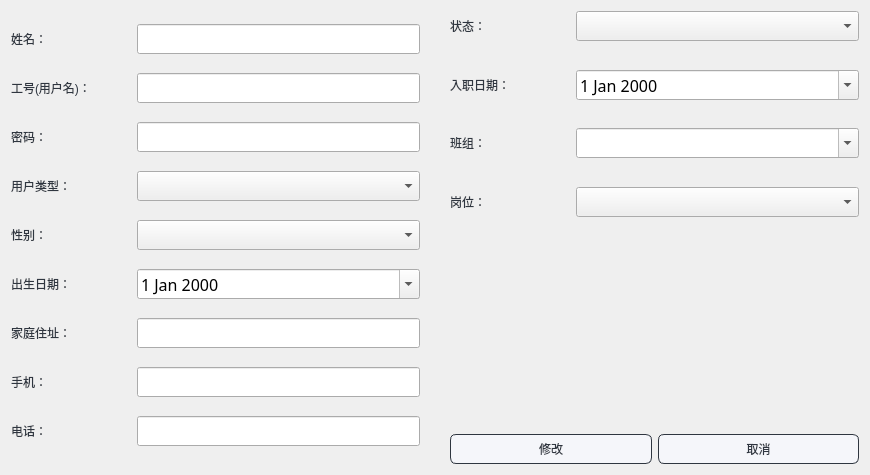
<?xml version="1.0" encoding="UTF-8"?>
<ui version="4.0">
 <class>changeUser</class>
 <widget class="QDialog" name="changeUser">
  <property name="geometry">
   <rect>
    <x>0</x>
    <y>0</y>
    <width>870</width>
    <height>475</height>
   </rect>
  </property>
  <property name="minimumSize">
   <size>
    <width>870</width>
    <height>475</height>
   </size>
  </property>
  <property name="maximumSize">
   <size>
    <width>870</width>
    <height>475</height>
   </size>
  </property>
  <property name="windowTitle">
   <string>Dialog</string>
  </property>
  <property name="styleSheet">
   <string notr="true">QLabel
{
font: 12pt &quot;微软雅黑&quot;;
    color: #2f3640;
}</string>
  </property>
  <layout class="QGridLayout" name="gridLayout">
   <item row="1" column="2">
    <spacer name="verticalSpacer">
     <property name="orientation">
      <enum>Qt::Vertical</enum>
     </property>
     <property name="sizeHint" stdset="0">
      <size>
       <width>20</width>
       <height>40</height>
      </size>
     </property>
    </spacer>
   </item>
   <item row="0" column="0" rowspan="3">
    <layout class="QVBoxLayout" name="verticalLayout_2">
     <item>
      <layout class="QHBoxLayout" name="horizontalLayout">
       <item>
        <widget class="QLabel" name="label">
         <property name="minimumSize">
          <size>
           <width>120</width>
           <height>30</height>
          </size>
         </property>
         <property name="maximumSize">
          <size>
           <width>120</width>
           <height>30</height>
          </size>
         </property>
         <property name="text">
          <string>姓名：</string>
         </property>
        </widget>
       </item>
       <item>
        <widget class="QLineEdit" name="chaname">
         <property name="minimumSize">
          <size>
           <width>283</width>
           <height>30</height>
          </size>
         </property>
         <property name="maximumSize">
          <size>
           <width>283</width>
           <height>30</height>
          </size>
         </property>
         <property name="font">
          <font>
           <family>华文楷体</family>
           <pointsize>12</pointsize>
          </font>
         </property>
        </widget>
       </item>
      </layout>
     </item>
     <item>
      <layout class="QHBoxLayout" name="horizontalLayout_2">
       <item>
        <widget class="QLabel" name="label_2">
         <property name="minimumSize">
          <size>
           <width>120</width>
           <height>30</height>
          </size>
         </property>
         <property name="maximumSize">
          <size>
           <width>120</width>
           <height>30</height>
          </size>
         </property>
         <property name="text">
          <string>工号(用户名)：</string>
         </property>
        </widget>
       </item>
       <item>
        <widget class="QLineEdit" name="chaaccount">
         <property name="minimumSize">
          <size>
           <width>283</width>
           <height>30</height>
          </size>
         </property>
         <property name="maximumSize">
          <size>
           <width>283</width>
           <height>30</height>
          </size>
         </property>
         <property name="font">
          <font>
           <family>华文楷体</family>
           <pointsize>12</pointsize>
          </font>
         </property>
        </widget>
       </item>
      </layout>
     </item>
     <item>
      <layout class="QHBoxLayout" name="horizontalLayout_3">
       <item>
        <widget class="QLabel" name="label_3">
         <property name="minimumSize">
          <size>
           <width>120</width>
           <height>30</height>
          </size>
         </property>
         <property name="maximumSize">
          <size>
           <width>120</width>
           <height>30</height>
          </size>
         </property>
         <property name="text">
          <string>密码：</string>
         </property>
        </widget>
       </item>
       <item>
        <widget class="QLineEdit" name="chapassword">
         <property name="minimumSize">
          <size>
           <width>283</width>
           <height>30</height>
          </size>
         </property>
         <property name="maximumSize">
          <size>
           <width>283</width>
           <height>30</height>
          </size>
         </property>
         <property name="font">
          <font>
           <family>华文楷体</family>
           <pointsize>12</pointsize>
          </font>
         </property>
        </widget>
       </item>
      </layout>
     </item>
     <item>
      <layout class="QHBoxLayout" name="horizontalLayout_4">
       <item>
        <widget class="QLabel" name="label_4">
         <property name="minimumSize">
          <size>
           <width>120</width>
           <height>30</height>
          </size>
         </property>
         <property name="maximumSize">
          <size>
           <width>120</width>
           <height>30</height>
          </size>
         </property>
         <property name="text">
          <string>用户类型：</string>
         </property>
        </widget>
       </item>
       <item>
        <widget class="QComboBox" name="chatype">
         <property name="minimumSize">
          <size>
           <width>283</width>
           <height>30</height>
          </size>
         </property>
         <property name="maximumSize">
          <size>
           <width>283</width>
           <height>30</height>
          </size>
         </property>
         <property name="font">
          <font>
           <family>华文楷体</family>
           <pointsize>12</pointsize>
          </font>
         </property>
        </widget>
       </item>
      </layout>
     </item>
     <item>
      <layout class="QHBoxLayout" name="horizontalLayout_5">
       <item>
        <widget class="QLabel" name="label_5">
         <property name="minimumSize">
          <size>
           <width>120</width>
           <height>30</height>
          </size>
         </property>
         <property name="maximumSize">
          <size>
           <width>120</width>
           <height>30</height>
          </size>
         </property>
         <property name="text">
          <string>性别：</string>
         </property>
        </widget>
       </item>
       <item>
        <widget class="QComboBox" name="chasex">
         <property name="minimumSize">
          <size>
           <width>283</width>
           <height>30</height>
          </size>
         </property>
         <property name="maximumSize">
          <size>
           <width>283</width>
           <height>30</height>
          </size>
         </property>
         <property name="font">
          <font>
           <family>华文楷体</family>
           <pointsize>12</pointsize>
          </font>
         </property>
        </widget>
       </item>
      </layout>
     </item>
     <item>
      <layout class="QHBoxLayout" name="horizontalLayout_6">
       <item>
        <widget class="QLabel" name="label_7">
         <property name="minimumSize">
          <size>
           <width>120</width>
           <height>30</height>
          </size>
         </property>
         <property name="maximumSize">
          <size>
           <width>120</width>
           <height>30</height>
          </size>
         </property>
         <property name="text">
          <string>出生日期：</string>
         </property>
        </widget>
       </item>
       <item>
        <widget class="QDateEdit" name="chabirth">
         <property name="minimumSize">
          <size>
           <width>283</width>
           <height>30</height>
          </size>
         </property>
         <property name="maximumSize">
          <size>
           <width>283</width>
           <height>30</height>
          </size>
         </property>
         <property name="font">
          <font>
           <family>华文楷体</family>
           <pointsize>12</pointsize>
          </font>
         </property>
         <property name="calendarPopup">
          <bool>true</bool>
         </property>
        </widget>
       </item>
      </layout>
     </item>
     <item>
      <layout class="QHBoxLayout" name="horizontalLayout_7">
       <item>
        <widget class="QLabel" name="label_6">
         <property name="minimumSize">
          <size>
           <width>120</width>
           <height>30</height>
          </size>
         </property>
         <property name="maximumSize">
          <size>
           <width>120</width>
           <height>30</height>
          </size>
         </property>
         <property name="text">
          <string>家庭住址：</string>
         </property>
        </widget>
       </item>
       <item>
        <widget class="QLineEdit" name="chaaddress">
         <property name="minimumSize">
          <size>
           <width>283</width>
           <height>30</height>
          </size>
         </property>
         <property name="maximumSize">
          <size>
           <width>283</width>
           <height>30</height>
          </size>
         </property>
         <property name="font">
          <font>
           <family>华文楷体</family>
           <pointsize>12</pointsize>
          </font>
         </property>
        </widget>
       </item>
      </layout>
     </item>
     <item>
      <layout class="QHBoxLayout" name="horizontalLayout_8">
       <item>
        <widget class="QLabel" name="label_8">
         <property name="minimumSize">
          <size>
           <width>120</width>
           <height>30</height>
          </size>
         </property>
         <property name="maximumSize">
          <size>
           <width>120</width>
           <height>30</height>
          </size>
         </property>
         <property name="text">
          <string>手机：</string>
         </property>
        </widget>
       </item>
       <item>
        <widget class="QLineEdit" name="chaphone">
         <property name="minimumSize">
          <size>
           <width>283</width>
           <height>30</height>
          </size>
         </property>
         <property name="maximumSize">
          <size>
           <width>283</width>
           <height>30</height>
          </size>
         </property>
         <property name="font">
          <font>
           <family>华文楷体</family>
           <pointsize>12</pointsize>
          </font>
         </property>
        </widget>
       </item>
      </layout>
     </item>
     <item>
      <layout class="QHBoxLayout" name="horizontalLayout_9">
       <item>
        <widget class="QLabel" name="label_9">
         <property name="minimumSize">
          <size>
           <width>120</width>
           <height>30</height>
          </size>
         </property>
         <property name="maximumSize">
          <size>
           <width>120</width>
           <height>30</height>
          </size>
         </property>
         <property name="text">
          <string>电话：</string>
         </property>
        </widget>
       </item>
       <item>
        <widget class="QLineEdit" name="chatelephone">
         <property name="minimumSize">
          <size>
           <width>283</width>
           <height>30</height>
          </size>
         </property>
         <property name="maximumSize">
          <size>
           <width>283</width>
           <height>30</height>
          </size>
         </property>
         <property name="font">
          <font>
           <family>华文楷体</family>
           <pointsize>12</pointsize>
          </font>
         </property>
        </widget>
       </item>
      </layout>
     </item>
    </layout>
   </item>
   <item row="2" column="3">
    <widget class="QPushButton" name="chacancel">
     <property name="minimumSize">
      <size>
       <width>0</width>
       <height>0</height>
      </size>
     </property>
     <property name="styleSheet">
      <string notr="true">QPushButton{
	font: 10pt &quot;微软雅黑&quot;;
    color: #2f3640;
    background-color: #f5f6fa;
    border-color: #2f3640;
    border-radius: 6px;
    border-style: solid;
    border-width: 1px;
    padding: 5px;
}

/**鼠标停留在按钮上的样式**/
QPushButton::hover{	
    color: #FFFFFF;
    background-color: #718093;
    border-color: #2f3640;
}

/**鼠标按压下去的样式**/
QPushButton::pressed,QPushButton::checked{
    color: #FFFFFF;
    background-color: qlineargradient(spread:pad, x1:0, y1:0, x2:0, y2:1, stop:0 #273c75, stop:1 #487eb0);
}

/**按钮失能情况下样式**/
QPushButton::disabled{
    color: #FFFFFF;
    background-color: #dcdde1;
    border-color: #dcdde1;
}
</string>
     </property>
     <property name="text">
      <string>取消</string>
     </property>
    </widget>
   </item>
   <item row="0" column="2" colspan="2">
    <layout class="QVBoxLayout" name="verticalLayout">
     <item>
      <layout class="QHBoxLayout" name="horizontalLayout_10">
       <item>
        <widget class="QLabel" name="label_10">
         <property name="minimumSize">
          <size>
           <width>120</width>
           <height>30</height>
          </size>
         </property>
         <property name="maximumSize">
          <size>
           <width>120</width>
           <height>30</height>
          </size>
         </property>
         <property name="text">
          <string>状态：</string>
         </property>
        </widget>
       </item>
       <item>
        <widget class="QComboBox" name="chastatus">
         <property name="minimumSize">
          <size>
           <width>283</width>
           <height>30</height>
          </size>
         </property>
         <property name="maximumSize">
          <size>
           <width>283</width>
           <height>30</height>
          </size>
         </property>
         <property name="font">
          <font>
           <family>华文楷体</family>
           <pointsize>12</pointsize>
          </font>
         </property>
        </widget>
       </item>
      </layout>
     </item>
     <item>
      <spacer name="verticalSpacer_2">
       <property name="orientation">
        <enum>Qt::Vertical</enum>
       </property>
       <property name="sizeHint" stdset="0">
        <size>
         <width>20</width>
         <height>20</height>
        </size>
       </property>
      </spacer>
     </item>
     <item>
      <layout class="QHBoxLayout" name="horizontalLayout_11">
       <item>
        <widget class="QLabel" name="label_11">
         <property name="minimumSize">
          <size>
           <width>120</width>
           <height>30</height>
          </size>
         </property>
         <property name="maximumSize">
          <size>
           <width>120</width>
           <height>30</height>
          </size>
         </property>
         <property name="text">
          <string>入职日期：</string>
         </property>
        </widget>
       </item>
       <item>
        <widget class="QDateEdit" name="chayear">
         <property name="minimumSize">
          <size>
           <width>283</width>
           <height>30</height>
          </size>
         </property>
         <property name="maximumSize">
          <size>
           <width>283</width>
           <height>30</height>
          </size>
         </property>
         <property name="font">
          <font>
           <family>华文楷体</family>
           <pointsize>12</pointsize>
          </font>
         </property>
         <property name="calendarPopup">
          <bool>true</bool>
         </property>
        </widget>
       </item>
      </layout>
     </item>
     <item>
      <spacer name="verticalSpacer_3">
       <property name="orientation">
        <enum>Qt::Vertical</enum>
       </property>
       <property name="sizeHint" stdset="0">
        <size>
         <width>20</width>
         <height>20</height>
        </size>
       </property>
      </spacer>
     </item>
     <item>
      <layout class="QHBoxLayout" name="horizontalLayout_12">
       <item>
        <widget class="QLabel" name="label_12">
         <property name="minimumSize">
          <size>
           <width>120</width>
           <height>30</height>
          </size>
         </property>
         <property name="maximumSize">
          <size>
           <width>120</width>
           <height>30</height>
          </size>
         </property>
         <property name="text">
          <string>班组：</string>
         </property>
        </widget>
       </item>
       <item>
        <widget class="QComboBox" name="chaclass">
         <property name="minimumSize">
          <size>
           <width>283</width>
           <height>30</height>
          </size>
         </property>
         <property name="maximumSize">
          <size>
           <width>283</width>
           <height>30</height>
          </size>
         </property>
         <property name="font">
          <font>
           <family>华文楷体</family>
           <pointsize>12</pointsize>
          </font>
         </property>
         <property name="editable">
          <bool>true</bool>
         </property>
        </widget>
       </item>
      </layout>
     </item>
     <item>
      <spacer name="verticalSpacer_4">
       <property name="orientation">
        <enum>Qt::Vertical</enum>
       </property>
       <property name="sizeHint" stdset="0">
        <size>
         <width>20</width>
         <height>20</height>
        </size>
       </property>
      </spacer>
     </item>
     <item>
      <layout class="QHBoxLayout" name="horizontalLayout_13">
       <item>
        <widget class="QLabel" name="label_13">
         <property name="minimumSize">
          <size>
           <width>120</width>
           <height>30</height>
          </size>
         </property>
         <property name="maximumSize">
          <size>
           <width>120</width>
           <height>30</height>
          </size>
         </property>
         <property name="text">
          <string>岗位：</string>
         </property>
        </widget>
       </item>
       <item>
        <widget class="QComboBox" name="chapost">
         <property name="minimumSize">
          <size>
           <width>283</width>
           <height>30</height>
          </size>
         </property>
         <property name="maximumSize">
          <size>
           <width>283</width>
           <height>30</height>
          </size>
         </property>
         <property name="font">
          <font>
           <family>华文楷体</family>
           <pointsize>12</pointsize>
          </font>
         </property>
        </widget>
       </item>
      </layout>
     </item>
    </layout>
   </item>
   <item row="2" column="2">
    <widget class="QPushButton" name="chachange">
     <property name="minimumSize">
      <size>
       <width>0</width>
       <height>0</height>
      </size>
     </property>
     <property name="styleSheet">
      <string notr="true">QPushButton{
	font: 10pt &quot;微软雅黑&quot;;
    color: #2f3640;
    background-color: #f5f6fa;
    border-color: #2f3640;
    border-radius: 6px;
    border-style: solid;
    border-width: 1px;
    padding: 5px;
}

/**鼠标停留在按钮上的样式**/
QPushButton::hover{	
    color: #FFFFFF;
    background-color: #718093;
    border-color: #2f3640;
}

/**鼠标按压下去的样式**/
QPushButton::pressed,QPushButton::checked{
    color: #FFFFFF;
    background-color: qlineargradient(spread:pad, x1:0, y1:0, x2:0, y2:1, stop:0 #273c75, stop:1 #487eb0);
}

/**按钮失能情况下样式**/
QPushButton::disabled{
    color: #FFFFFF;
    background-color: #dcdde1;
    border-color: #dcdde1;
}
</string>
     </property>
     <property name="text">
      <string>修改</string>
     </property>
    </widget>
   </item>
   <item row="0" column="1">
    <spacer name="horizontalSpacer">
     <property name="orientation">
      <enum>Qt::Horizontal</enum>
     </property>
     <property name="sizeHint" stdset="0">
      <size>
       <width>40</width>
       <height>20</height>
      </size>
     </property>
    </spacer>
   </item>
  </layout>
 </widget>
 <resources/>
 <connections/>
</ui>
